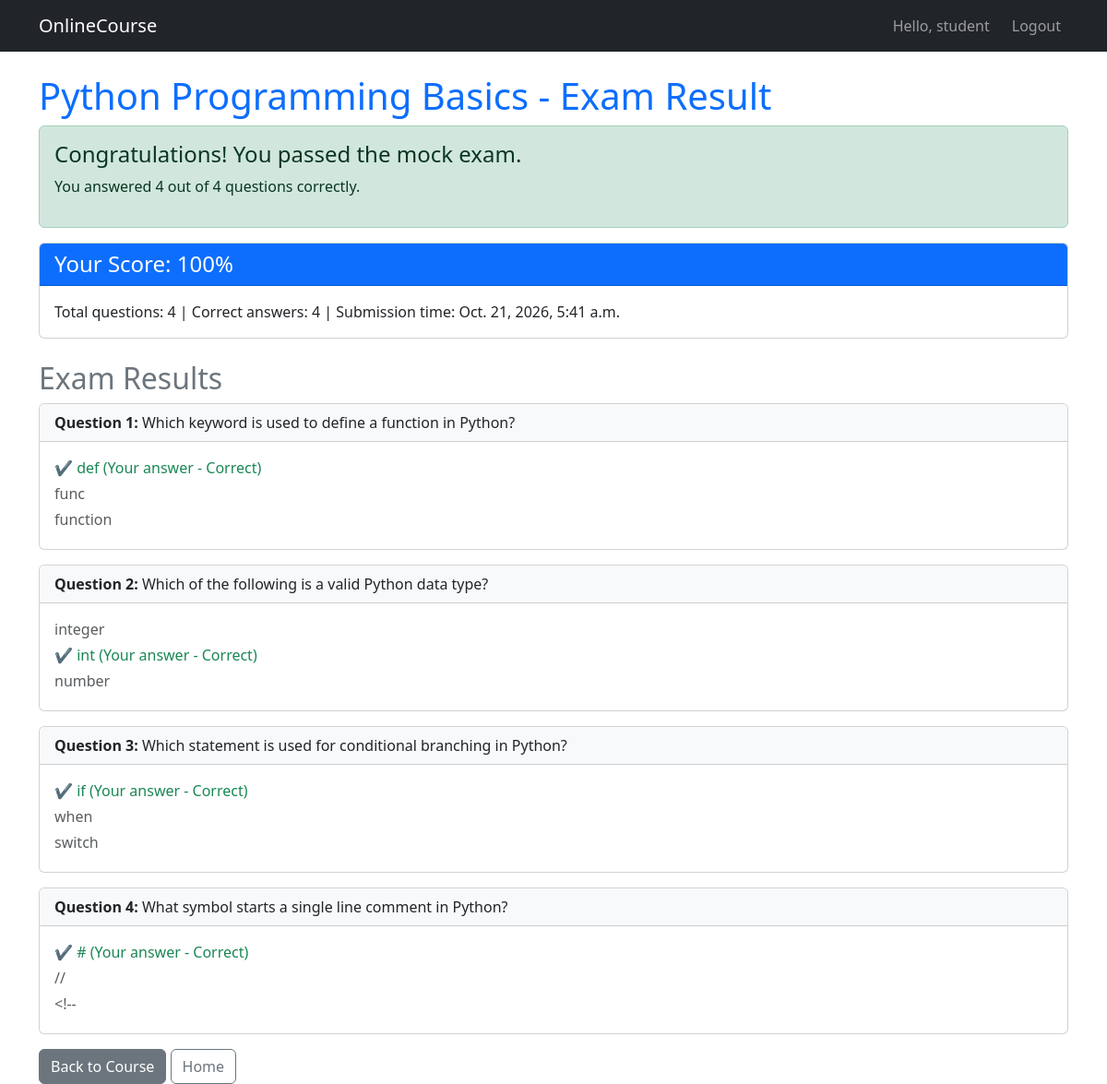
The page /course/1/result/ (signed in) on the database its author committed.
### onlinecourse/models.py (models this page shows, shortened)
class Course(models.Model):
    name = models.CharField(null=False, max_length=30, default='online course')
    description = models.CharField(null=False, max_length=255, default='online course description')

class Submission(models.Model):
    enroll = models.ForeignKey(Enrollment, on_delete=models.CASCADE)
    choices = models.ManyToManyField(Choice)
    submit_time = models.DateTimeField(default=timezone.now)
    def get_total_questions(self):
        return Question.objects.filter(lesson__course=self.enroll.course).count()
    def get_correct_answers(self):
        return self.choices.filter(is_correct=True).count()
    def get_score(self):
        total_questions = self.get_total_questions()
        if total_questions == 0:
            return 0
        return int(self.get_correct_answers() * 100 / total_questions)

class Question(models.Model):
    question_text = models.CharField(null=False, max_length=200, default='question')
    lesson = models.ForeignKey(Lesson, on_delete=models.CASCADE)
    def get_choices(self):
        return Choice.objects.filter(question=self)

class Choice(models.Model):
    question = models.ForeignKey(Question, on_delete=models.CASCADE)
    choice_text = models.CharField(null=False, max_length=200, default='choice')
    is_correct = models.BooleanField(default=False)

### onlinecourse/views.py (the view)
# urls.py: path('course/<int:submission_id>/result/', views.show_exam_result, name='show_exam_result'),
@login_required
def show_exam_result(request, submission_id):
    submission = get_object_or_404(Submission, pk=submission_id)
    course = submission.enroll.course
    questions = Question.objects.filter(lesson__course=course)
    selected_choices = submission.choices.all()
    total_questions = submission.get_total_questions()
    correct_answers = submission.get_correct_answers()
    score = submission.get_score()
    context = {
        'submission': submission,
        'course': course,
        'question_list': questions,
        'choices': selected_choices,
        'total_questions': total_questions,
        'correct_answers': correct_answers,
        'score': score,
    }
    return render(request, 'onlinecourse/exam_result_bootstrap.html', context)

### onlinecourse/templates/onlinecourse/exam_result_bootstrap.html
{% extends "onlinecourse/base.html" %}
{% block content %}
<div class="row">
    <div class="col-md-12">
        <h1 class="text-primary">{{ course.name }} - Exam Result</h1>
    </div>
</div>
<div class="row">
    <div class="col-md-12">
        {% if score > 50 %}
        <div class="alert alert-success" id="congratulations">
            <h4 class="alert-heading">Congratulations! You passed the mock exam.</h4>
            <p>You answered {{ correct_answers }} out of {{ total_questions }} questions correctly.</p>
        </div>
        {% else %}
        <div class="alert alert-danger" id="failed">
            <h4 class="alert-heading">Sorry! You did not pass the mock exam.</h4>
            <p>You answered {{ correct_answers }} out of {{ total_questions }} questions correctly.</p>
        </div>
        {% endif %}
    </div>
</div>
<div class="row">
    <div class="col-md-12">
        <div class="card mb-4">
            <div class="card-header bg-primary text-white">
                <h4 class="mb-0">Your Score: {{ score }}%</h4>
            </div>
            <div class="card-body">
                <p class="mb-0">Total questions: {{ total_questions }} |
                   Correct answers: {{ correct_answers }} |
                   Submission time: {{ submission.submit_time }}</p>
            </div>
        </div>
    </div>
</div>
<div class="row">
    <div class="col-md-12">
        <h2 class="text-secondary">Exam Results</h2>
        {% for question in question_list %}
        <div class="card mb-3">
            <div class="card-header bg-light">
                <strong>Question {{ forloop.counter }}:</strong> {{ question.question_text }}
            </div>
            <div class="card-body">
                {% for choice in question.get_choices %}
                {% if choice in choices %}
                    {% if choice.is_correct %}
                    <p class="text-success mb-1">&#10004; {{ choice.choice_text }} (Your answer - Correct)</p>
                    {% else %}
                    <p class="text-danger mb-1">&#10008; {{ choice.choice_text }} (Your answer - Incorrect)</p>
                    {% endif %}
                {% else %}
                    {% if choice.is_correct %}
                    <p class="text-success mb-1">&#10004; {{ choice.choice_text }} (Correct answer)</p>
                    {% else %}
                    <p class="text-muted mb-1">{{ choice.choice_text }}</p>
                    {% endif %}
                {% endif %}
                {% endfor %}
            </div>
        </div>
        {% endfor %}
        <a href="{% url 'onlinecourse:course_details' course.id %}" class="btn btn-secondary">Back to Course</a>
        <a href="{% url 'onlinecourse:index' %}" class="btn btn-outline-secondary">Home</a>
    </div>
</div>
{% endblock %}

### onlinecourse/templates/onlinecourse/base.html (shortened to what this page needs)
{% load static %}
<!DOCTYPE html>
<html lang="en">
<head>
    <link href="https://cdn.jsdelivr.net/npm/bootstrap@5.3.0/dist/css/bootstrap.min.css" rel="stylesheet">
</head>
<body>
<nav class="navbar navbar-expand-lg navbar-dark bg-dark mb-4">
    <div class="container">
        <a class="navbar-brand" href="{% url 'onlinecourse:index' %}">OnlineCourse</a>
        <div class="navbar-nav ms-auto">
            {% if user.is_authenticated %}
                <span class="navbar-text me-3">Hello, {{ user.username }}</span>
                <a class="nav-link" href="{% url 'onlinecourse:logout' %}">Logout</a>
            {% else %}
                <a class="nav-link" href="{% url 'onlinecourse:login' %}">Login</a>
            {% endif %}
        </div>
    </div>
</nav>
<div class="container">
    {% block content %}
    {% endblock %}
</div>
</body>
</html>

### rows shown on the page
Course: name "Python Programming Basics"
Submission: submit_time "Oct. 21, 2026, 5:41 a.m."
Question: question_text "Which keyword is used to define a function in Python?"
Choice: choice_text "def"
Choice: choice_text "func"
Choice: choice_text "function"
Question: question_text "Which of the following is a valid Python data type?"
Choice: choice_text "integer"
Choice: choice_text "int"
Choice: choice_text "number"
Question: question_text "Which statement is used for conditional branching in Python?"
Choice: choice_text "if"
Choice: choice_text "when"
Choice: choice_text "switch"
Question: question_text "What symbol starts a single line comment in Python?"
Choice: choice_text "#"
Choice: choice_text "//"
Choice: choice_text "<!--"

### other values the page prints
{{ user.username }} "student"
{{ correct_answers }} "4"
{{ total_questions }} "4"
{{ score }} "100"
